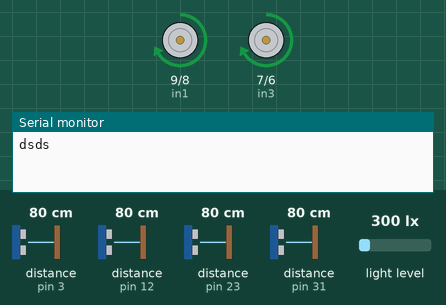
The sketch below on a simulated Arduino Mega 2560, built with avr-gcc and run on an emulated ATmega2560. Parts: motor-driver pin pairs drawn as motors (green arrow = first pin HIGH = forward, orange = second pin HIGH = backward, longer = more drive, scaled by the enable pin), the last lines printed to the serial monitor. Wiring (inferred from the names in the program): 4 × ultrasonic range finder: trigger pin 2, echo pin 3 / trigger pin 11, echo pin 12 / trigger pin 22, echo pin 23 / trigger pin 30, echo pin 31. Inputs (shaded band) come from the test bench; at power-on: distance to the obstacle (sensors on pin 3, pin 12, pin 23, pin 31) 80 cm, light level 300 lx. The echo pulse lasts 58.3 µs per cm.

Above: at 2.8 s.
2.9 s: distance to the obstacle (sensor on pin 3) set to 2 cm
At 4.3 s:
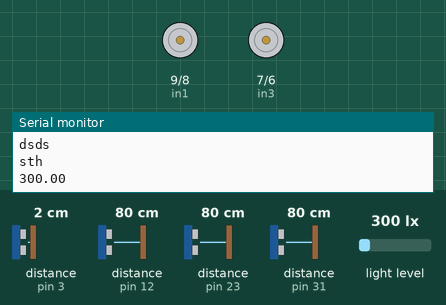
At 11.6 s:
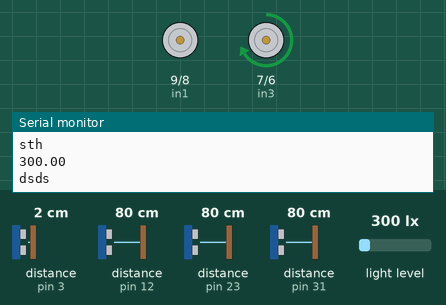
11.9 s: distance to the obstacle (sensor on pin 12) set to 23 cm
At 20.5 s:
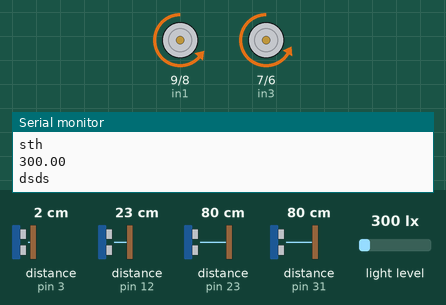
23.1 s: distance to the obstacle (sensor on pin 12) set to 19 cm
29.6 s: distance to the obstacle (sensor on pin 12) set to 35 cm
Timing chart, 0 to 40.8 s (numbered marks = the images above; inputs shaded):
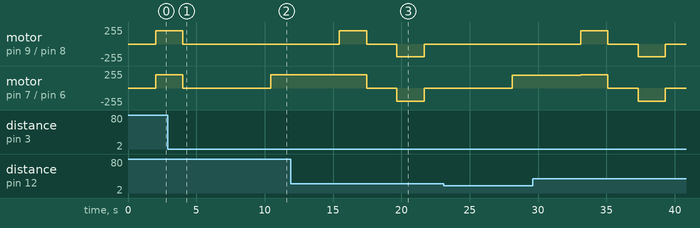

Measured:
- after the input at 2.9 s, motor on pin 9 (in1) / pin 8 (in2): goes on until 4.0 s, then stays stopped

The sketch:

sketch_nov19a-UltraSonicwithLight-V2.ino
```cpp
#include <Wire.h>
#include <BH1750.h>

//pins for the ultrasonic, those are digtial, we can also use pin 3 and 2. // trig = 2
#define TRIGGER_PIN_1   30
#define ECHO_PIN_1      31
int echoTimeOne;             //time in us
float distanceOne;           //distance in
//***** First forward Ultrasonic**********

#define TRIGGER_PIN_2   11
#define ECHO_PIN_2      12
int echoTimeTwo;             //time in us
float distanceTwo;           //distance in
//******Second back Ultrasonic*********

#define TRIGGER_PIN_3   2
#define ECHO_PIN_3      3
int echoTimeThree;             //time in us
float distanceThree;           //distance in
//******Third right Ultrasonic*********


#define TRIGGER_PIN_4   22
#define ECHO_PIN_4      23
int echoTimeFour;             //time in us
float distanceFour;           //distance in
//******Fourth left Ultrasonic*********

//pins for the car
int in1 = 9;
int in2 = 8;
int in3 = 7;
int in4 = 6;
int enA = 10;
int enB = 5;
//Those for the car

//***Light Sensor***
BH1750 lightMeter;
BH1750 backLightMeter;

float LightValue;

int Value;
int newVal = 1000;
void setup() {
  // put your setup code here, to run once:
  Serial.begin(9600);
  Wire.begin();
  lightMeter.begin();
  backLightMeter.begin();
  //*****Ultrasonic*****
   pinMode(TRIGGER_PIN_1, OUTPUT);
  pinMode(ECHO_PIN_1, INPUT);
  digitalWrite(TRIGGER_PIN_1, LOW);

   pinMode(TRIGGER_PIN_2, OUTPUT);
  pinMode(ECHO_PIN_2, INPUT);
  digitalWrite(TRIGGER_PIN_2, LOW);

   pinMode(TRIGGER_PIN_3, OUTPUT);
  pinMode(ECHO_PIN_3, INPUT);
  digitalWrite(TRIGGER_PIN_3, LOW);

   pinMode(TRIGGER_PIN_4, OUTPUT);
  pinMode(ECHO_PIN_4, INPUT);
  digitalWrite(TRIGGER_PIN_4, LOW);
  //*****Ultrasonic*****


  pinMode(in1, OUTPUT);
  pinMode(in2, OUTPUT);
  pinMode(in3, OUTPUT);
  pinMode(in4, OUTPUT);
  pinMode(enA, OUTPUT);
  pinMode(enB, OUTPUT);

}
int val = 0;
void loop() {
  // put your main code here, to run repeatedly:
  LightValue =  ReadLightValue();
  distanceOne = Ultrasonic_One();
  distanceTwo = Ultrasonic_Two();
  distanceThree = Ultrasonic_Three();
  distanceFour = Ultrasonic_Four();
  delay(2000);
    Serial.println("dsds");
float sth =  ReadBackLightValue();
  //Check if we need light
  if( LightValue < 500 )
  {
      Movement(val);
      delay(2000);
      StopTheCar();
      newVal = ReadLightValue();
      if(newVal <= LightValue){
        if(val == 3){
          val = 0;
        }
        val = val +1;
      }
        LightValue = newVal;
             Serial.println("sth");

     Serial.println(sth);

  }
    delay(200);
    //Found the Sun, stop
    if(LightValue>500)
    {
      StopTheCar();
    }

}//loop

float ReadLightValue(){
  float Value;
  Value = lightMeter.readLightLevel(true);
  return Value;
}

float ReadBackLightValue(){
  float Value;
  Value = backLightMeter.readLightLevel(true);
  return Value;
}
int Ultrasonic_One(){
  int distance;
  digitalWrite(TRIGGER_PIN_1, HIGH);    //send trigger pulse
  delayMicroseconds(10);
  digitalWrite(TRIGGER_PIN_1, LOW);
  echoTimeOne = pulseIn(ECHO_PIN_1, HIGH); //capture the echo signal and determine duration of pulse when HIGH
 // distance = (echoTime*0.034*10)/2;    //obtain distance (in mm), from time
 distance = (echoTimeOne*0.034)/2;    //obtain distance (in cm), from time
 return distance;
}

int Ultrasonic_Two(){
    int distance;
  digitalWrite(TRIGGER_PIN_2, HIGH);    //send trigger pulse
  delayMicroseconds(10);
  digitalWrite(TRIGGER_PIN_2, LOW);
  echoTimeTwo = pulseIn(ECHO_PIN_2, HIGH); //capture the echo signal and determine duration of pulse when HIGH
 // distance = (echoTime*0.034*10)/2;    //obtain distance (in mm), from time
 distance = (echoTimeTwo*0.034)/2;    //obtain distance (in cm), from time
 return distance;
}

int Ultrasonic_Three(){
  int distance;
  digitalWrite(TRIGGER_PIN_3, HIGH);    //send trigger pulse
  delayMicroseconds(10);
  digitalWrite(TRIGGER_PIN_3, LOW);
  echoTimeThree = pulseIn(ECHO_PIN_3, HIGH); //capture the echo signal and determine duration of pulse when HIGH
 // distance = (echoTime*0.034*10)/2;    //obtain distance (in mm), from time
 distance = (echoTimeThree*0.034)/2;    //obtain distance (in cm), from time
 return distance;
}

int Ultrasonic_Four(){
  int distance;
  digitalWrite(TRIGGER_PIN_4, HIGH);    //send trigger pulse
  delayMicroseconds(10);
  digitalWrite(TRIGGER_PIN_4, LOW);
  echoTimeFour = pulseIn(ECHO_PIN_4, HIGH); //capture the echo signal and determine duration of pulse when HIGH
 // distance = (echoTime*0.034*10)/2;    //obtain distance (in mm), from time
 distance = (echoTimeFour*0.034)/2;    //obtain distance (in cm), from time
 return distance;
}
void StopTheCar(){
    analogWrite(enA, 0);
     analogWrite(enB, 0);
     digitalWrite(in1, LOW);
     digitalWrite(in2, LOW);
     digitalWrite(in3, LOW);
     digitalWrite(in4, LOW);
}

int Movement(int value){
  int valuein = value;
  switch (valuein){
    case 0: //forward
    if(distanceOne>20)
    {
    forward();
    }
    break;

    case 1: //right
    if(distanceThree>20){
    right();
    }
     break;

     case 2://left
       if(distanceFour>20)
    {
      left();
    }
     break;

     case 3:
     if(distanceTwo>20)
    {
      backwards();
    }
    break;

  }
  return valuein;
}//function


void forward() {
      analogWrite(enA, 200);
    analogWrite(enB, 200);
 digitalWrite(in1, HIGH);
    digitalWrite(in2, LOW);
    digitalWrite(in3, HIGH);
    digitalWrite(in4, LOW);
}

void right() {
      analogWrite(enA, 150);
    analogWrite(enB, 150);
 digitalWrite(in1, HIGH);
    digitalWrite(in2, LOW);
    digitalWrite(in3, LOW);
    digitalWrite(in4, LOW);
    delay(5000);
    forward();
}
void left() {
      analogWrite(enA, 150);
    analogWrite(enB, 150);
 digitalWrite(in1, LOW);
    digitalWrite(in2, LOW);
    digitalWrite(in3, HIGH);
    digitalWrite(in4, LOW);
    delay(5000);
    forward();
}
void backwards() {
      analogWrite(enA, 190);
    analogWrite(enB, 190);
    digitalWrite(in1, LOW);
    digitalWrite(in2, HIGH);
    digitalWrite(in3, LOW);
    digitalWrite(in4, HIGH);
}
```
